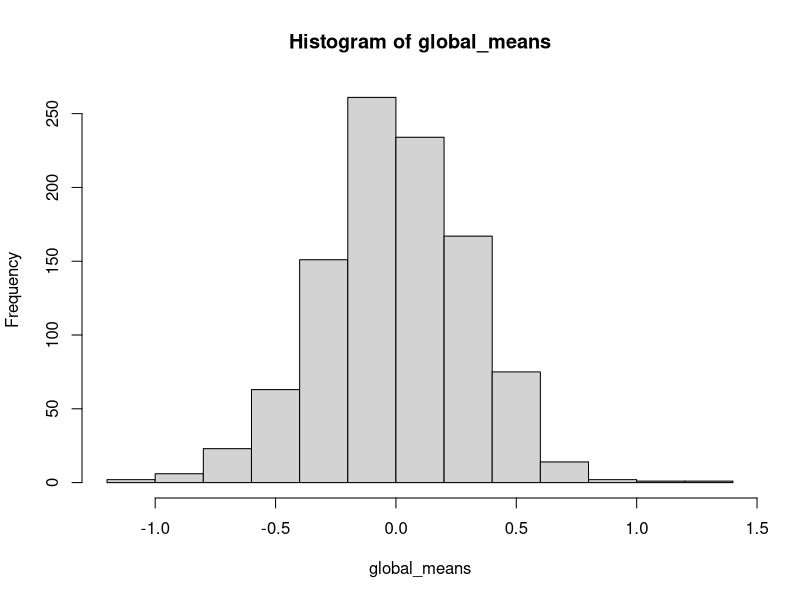

This chart was generated by the following R code: (Note: this script raises an error after producing the figure.)
#Seminar 1 - Bootstrap test
require(ggplot2)

global_means<-replicate(1000,mean(rnorm(100,sd=3)))
hist(global_means)

draws<-data.frame(d=global_means)

#100 replicates of bootstrap
b<-replicate(1000,mean(sample(j,replace=TRUE)))

boots<-data.frame(b=b)

#compare histograms
ggplot() + geom_histogram(data=draws,aes(x=d),fill="blue" ) + geom_histogram(data=boots,aes(x=b),fill="red",alpha=.4)
